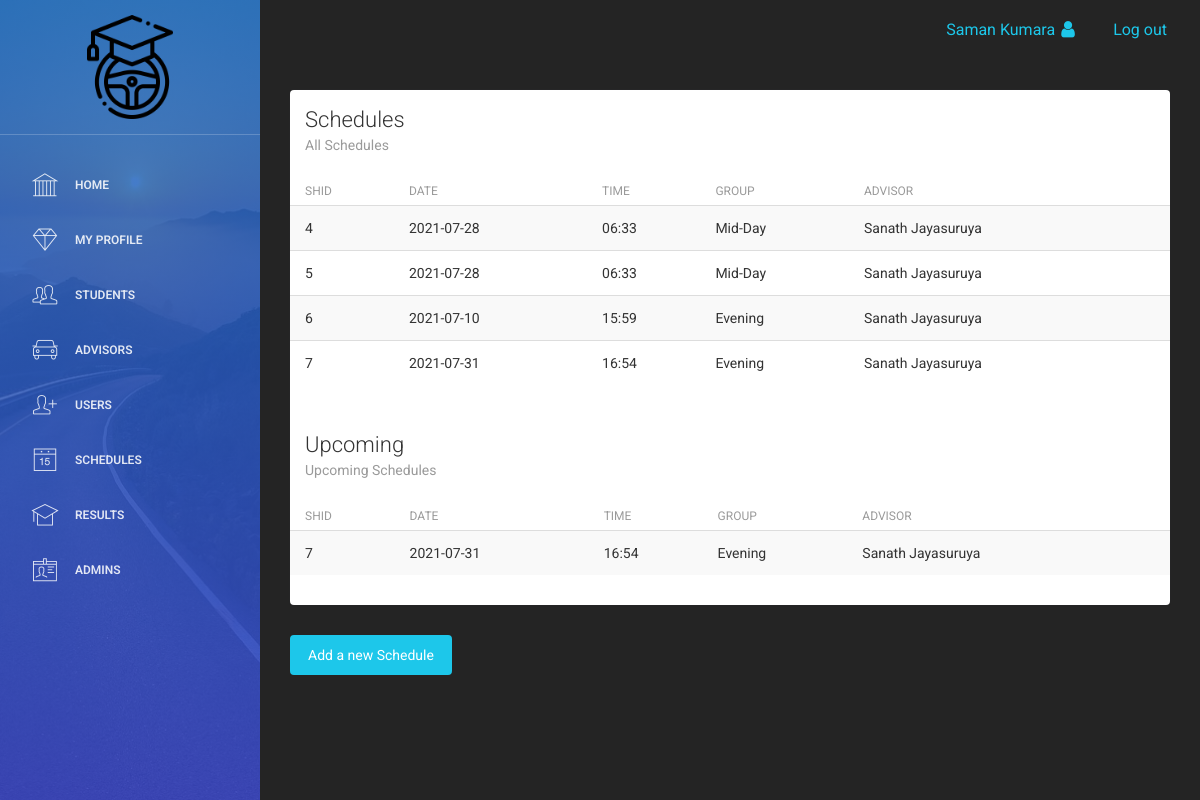
Page /Employee/view_sh.php (signed in) on the committed database.
### tables this page shows
CREATE TABLE `schedule` (
  `shid` int(11) NOT NULL,
  `date` date NOT NULL,
  `time1` varchar(20) NOT NULL,
  `group1` varchar(20) NOT NULL,
  `aid` int(11) NOT NULL
);

CREATE TABLE `employee` (
  `aid` int(11) NOT NULL,
  `fname` varchar(20) DEFAULT NULL,
  `lname` varchar(20) DEFAULT NULL,
  `dob` varchar(20) DEFAULT NULL,
  `gender` varchar(15) NOT NULL,
  `email` varchar(50) DEFAULT NULL,
  `tp` varchar(20) DEFAULT NULL,
  `address` varchar(20) DEFAULT NULL,
  `nic` varchar(20) DEFAULT NULL,
  `password` varchar(20) NOT NULL,
  `role` varchar(15) NOT NULL
);

### Employee/view_sh.php (the view, shortened to what this page needs)
<?php
include 'header.php';
include 'connection.php';
$date_today = date("Y-m-d");
$res=mysqli_query($link,"SELECT s.shid AS shid,s.date AS date, s.time1 AS time1, s.group1 AS group1,a.fname AS fname, a.lname AS lname from employee a, schedule s
WHERE a.aid=s.aid");
$res1=mysqli_query($link,"SELECT s.shid AS shid,s.date AS date, s.time1 AS time1, s.group1 AS group1,a.fname AS fname, a.lname AS lname from employee a, schedule s
WHERE a.aid=s.aid AND s.date >= '$date_today'");
?>
<div class="content">
            <div class="container-fluid">
                <div class="row">
                    <div class="col-md-12">
                        <div class="card">
                            <div class="header">
                                <h4 class="title">Schedules</h4>
                                <p class="category">All Schedules</p>
                            </div>
                            <div class="content table-responsive table-full-width">
                                <table class="table table-hover table-striped">
                                    <thead>
                                        <th>SHID</th>
                                    	<th>Date</th>
                                    	<th>Time</th>
                                        <th>Group</th>
                                    	<th>Advisor</th>
                                    </thead>
                                    <tbody>
                                    <?php
                                    while($row=mysqli_fetch_array($res))
                                     {
                                       echo "<tr>";
                                            echo "<td>"; echo $row["shid"]; echo "</td>";
                                        	echo "<td>"; echo $row["date"]; echo "</td>";
                                        	echo "<td>"; echo $row["time1"]; echo "</td>";
                                        	echo "<td>"; echo $row["group1"]; echo "</td>";
                                            echo "<td>"; echo $row["fname"]." ".$row["lname"]; echo "</td>";
                                       echo "</tr>";
                                     }
                                        ?>
                                    </tbody>
                                </table>
                            </div>
                            <div class="header">
                                <h4 class="title">Upcoming</h4>
                                <p class="category">Upcoming Schedules</p>
                            </div>
                            <div class="content table-responsive table-full-width">
                                <table class="table table-hover table-striped">
                                    <thead>
                                        <th>SHID</th>
                                    	<th>Date</th>
                                    	<th>Time</th>
                                        <th>Group</th>
                                    	<th>Advisor</th>
                                    </thead>
                                    <tbody>
                                    <?php
                                    while($row1=mysqli_fetch_array($res1))
                                     {
                                       echo "<tr>";
                                            echo "<td>"; echo $row1["shid"]; echo "</td>";
                                        	echo "<td>"; echo $row1["date"]; echo "</td>";
                                        	echo "<td>"; echo $row1["time1"]; echo "</td>";
                                        	echo "<td>"; echo $row1["group1"]; echo "</td>";
                                            echo "<td>"; echo $row1["fname"]." ".$row1["lname"]; echo "</td>";
                                       echo "</tr>";
                                     }
                                        ?>
                                    </tbody>
                                </table>
                            </div>
                        </div>
                        <?php
                        if($_SESSION['role']=="Admin" || $_SESSION['role']=="User"){
                        ?>
                        <button class="btn btn-info btn-fill" onclick="window.location='add_sh.php'">Add a new Schedule</button>
                        <?php
                        }
                        ?>
                    </div>
                </div>
            </div>
        </div>
<?php
include 'footer.php';
?>

### Employee/header.php (style rules this page uses)
.back-custom { background-color: #242424; }

### rows in the picture
schedule: shid "4", date "2021-07-28", time1 "06:33", group1 "Mid-Day", aid.fname "Sanath", aid.lname "Jayasuruya"
schedule: shid "5", date "2021-07-28", time1 "06:33", group1 "Mid-Day", aid.fname "Sanath", aid.lname "Jayasuruya"
schedule: shid "6", date "2021-07-10", time1 "15:59", group1 "Evening", aid.fname "Sanath", aid.lname "Jayasuruya"
schedule: shid "7", date "2021-07-31", time1 "16:54", group1 "Evening", aid.fname "Sanath", aid.lname "Jayasuruya"

### other values in the picture
$_SESSION['fname'] "Saman"
$_SESSION['lname'] "Kumara"
